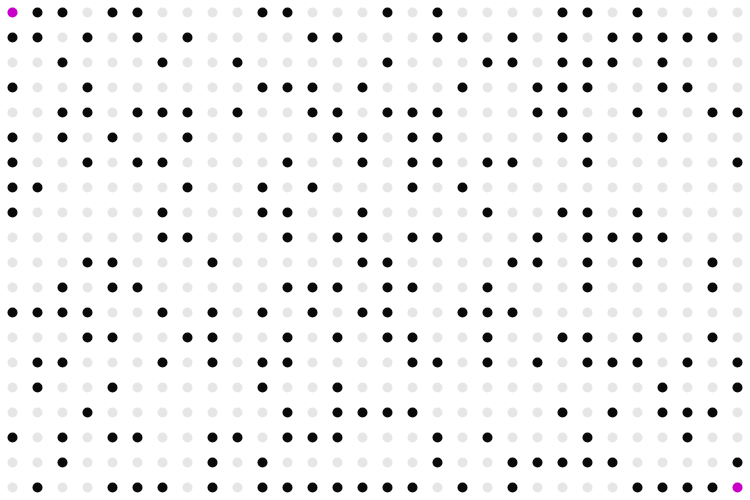
Frame 1 (no input)
Frame 60 (no input): identical to frame 1, image omitted
Frame 120 (the mouse pressed at the canvas centre since frame 60): identical to frame 1, image omitted

The p5.js sketch that drew this single still picture (run headless with seeded random() and noise() and a simulated clock; from frame 60 on, the mouse is pressed at the canvas centre):

// p5.js sketch
// ── sketch.js
let pathFinder;

const COLS = 30;
const ROWS = 20;
const SCALE = 25;

const DRAW_SETS = false;

function calcCoordScalar(i, j) {
    return (i * ROWS) + j;
}

function euclideanDistance(a, b) {
    dist(a.i, a.j, b.i, b.j);
}

function taxiCabDistance(a, b) {
    return abs(a.i - b.i) + abs(a.j - b.j);
}

function setup() {
    createCanvas(COLS * SCALE, ROWS * SCALE);
    colorMode(RGB);

    pathFinder = new PathFinder(taxiCabDistance);

    for (let i=0; i<COLS; i++) {
        for (let j=0; j<ROWS; j++) {
            pathFinder.addNode(new Node(calcCoordScalar(i, j), i, j));
        }
    }

    // Set start
    pathFinder.setStartAndEnd(calcCoordScalar(0, 0), calcCoordScalar(COLS-1, ROWS-1));

    Object.values(pathFinder.nodes).forEach(node => {
        node.scale(SCALE);

        if (node.i > 0) {
            pathFinder.addLink(node.id, calcCoordScalar(node.i - 1, node.j));
        }
        if (node.i < (COLS - 1)) {
            pathFinder.addLink(node.id, calcCoordScalar(node.i + 1, node.j));
        }
        if (node.j > 0) {
            pathFinder.addLink(node.id, calcCoordScalar(node.i, node.j - 1));
        }
        if (node.j < (ROWS - 1)) {
            pathFinder.addLink(node.id, calcCoordScalar(node.i, node.j + 1));
        }

        if ((node.i > 0) && (node.j > 0)) {
            pathFinder.addLink(node.id, calcCoordScalar(node.i - 1, node.j - 1));
        }
        if ((node.i > 0) && (node.j < (ROWS - 1))) {
            pathFinder.addLink(node.id, calcCoordScalar(node.i - 1, node.j + 1));
        }
        if ((node.i < (COLS - 1)) && (node.j > 0)) {
            pathFinder.addLink(node.id, calcCoordScalar(node.i + 1, node.j - 1));
        }
        if ((node.i < (COLS - 1)) && (node.j < (ROWS - 1))) {
            pathFinder.addLink(node.id, calcCoordScalar(node.i + 1, node.j + 1));
        }
    })

    console.log('Nodes', Object.values(pathFinder.nodes))
}

function draw() {
    pathFinder.update();

    noFill();
    background(255);
    translate(SCALE / 2, SCALE / 2);

    stroke(0);
    strokeWeight(10);
    Object.values(pathFinder.nodes).forEach(node => {
        if (node.wall) {
            stroke(10);
        } else {
            stroke(230);
        }

        point(node.x, node.y);
    }); 

    if (DRAW_SETS) {
        // Draw the open set
        stroke(0, 255, 0);
        Object.keys(pathFinder.openSet).forEach(id => {
            let node = pathFinder.nodes[id];
            point(node.x, node.y);
        })

        // Draw the closed set
        stroke(255, 0, 0);
        Object.keys(pathFinder.closedSet).forEach(id => {
            let node = pathFinder.nodes[id];
            point(node.x, node.y);
        })
    }

    stroke(200, 0, 200);
    let start = pathFinder.getStart();
    point(start.x, start.y);

    let end = pathFinder.getEnd();
    point(end.x, end.y);

    // Draw the complete path
    if (pathFinder.failed) {
        stroke(255, 0, 0);
    } else {
        stroke(0, 0, 255);
    }

    beginShape()
    pathFinder.totalPath.forEach(node => {
        //point(node.x, node.y);
        vertex(node.x, node.y);
    });
    endShape();

    // Draw Links
    // stroke(0, 255, 0);
    // strokeWeight(1);
    // Object.values(pathFinder.nodes).forEach(node => {
    //     node.links.forEach(link => {
    //         line(node.x, node.y, link.other.x, link.other.y);
    //     })
    // }); 
}
// ── a_star_path.js
class Link {
    constructor(other) {
        this.other = other;
    }
}

class Node {
    constructor(id, i, j) {
        this.id = id;
        this.i = i;
        this.j = j;
        this.links = [];
        this.wall = (random(1) < 0.4)
    }

    scale(amount) {
        this.x = this.i * amount;
        this.y = this.j * amount;
    }

    addLink(link) {
        if (!link.other.wall) {
            this.links.push(link);
        }
    }
}

class PathFinder {
    constructor(heuristic) {
        this.nodes = {};
        this.openSet = {};
        this.closedSet = {};
        this.cameFrom = {};
        this.gScore = {};
        this.fScore = {};
        this.heuristic = heuristic;
        this.totalPath = [];
        this.complete = false;
        this.failed = false;
    }

    update() {
        if (this.complete) {
            return;
        }

        if (Object.keys(this.openSet).length > 0) {
            let currentId;

            // Find the lowest fScore value
            Object.keys(this.openSet).forEach(openSetId => {
                if (currentId) {
                    if (this.fScore[currentId] > this.fScore[openSetId]) {
                        currentId = openSetId;
                    }
                } else {
                    currentId = openSetId;
                }
            })

            //console.log('Current Id', currentId);
            //console.log('End Id', this.endId);

            if (currentId == this.endId) {
                console.log('We made it');

                this.totalPath = []
                this.totalPath.push(this.nodes[currentId]);
                let tempC = currentId;
                while (this.cameFrom[tempC]) {
                    tempC = this.cameFrom[tempC];
                    this.totalPath.push(this.nodes[tempC]);
                }
                this.complete = true;
                return;
            } else {
                // Do nothing
                this.totalPath = []
                this.totalPath.push(this.nodes[currentId]);
                let tempC = currentId;
                while (!!this.cameFrom[tempC]) {
                    tempC = this.cameFrom[tempC];
                    this.totalPath.push(this.nodes[tempC]);
                }
            }

            delete(this.openSet[currentId]);
            this.closedSet[currentId] = true;

            this.nodes[currentId].links
                .filter(link => !(this.closedSet[link.other.id]))
                .forEach(link => {
                    // Ensure the neighbor is in the open set
                    this.openSet[link.other.id] = true;
    
                    let tempG = this.gScore[currentId] + 1;
                    let existingG = this.gScore[link.other.id];
                    
                    if ((!!existingG) && (tempG > existingG)) {
                        return;
                    }

                    this.cameFrom[link.other.id] = currentId;
                    this.gScore[link.other.id] = tempG;
                    this.fScore[link.other.id] = this.gScore[link.other.id] + this.heuristic(this.nodes[currentId], link.other);
                });
        } else {
            console.log('Failed to find path');
            this.complete = true;
            this.failed = true;
        }
    }

    setStartAndEnd(startId, endId) {
        this.startId = startId;
        this.endId = endId;
        this.openSet[this.startId] = true;
        this.gScore[this.startId] = 0;
        this.fScore[this.startId] = this.heuristic(this.nodes[this.startId], this.nodes[this.endId]);
        this.nodes[this.startId].wall = false;
        this.nodes[this.endId].wall = false;
    }

    getStart() {
        return this.nodes[this.startId];
    }

    getEnd() {
        return this.nodes[this.endId];
    }

    addNode(node) {
        this.nodes[node.id] = node;
    }

    addLink(fromId, toId) {
        this.nodes[fromId].addLink(new Link(this.nodes[toId]));
    }
}
